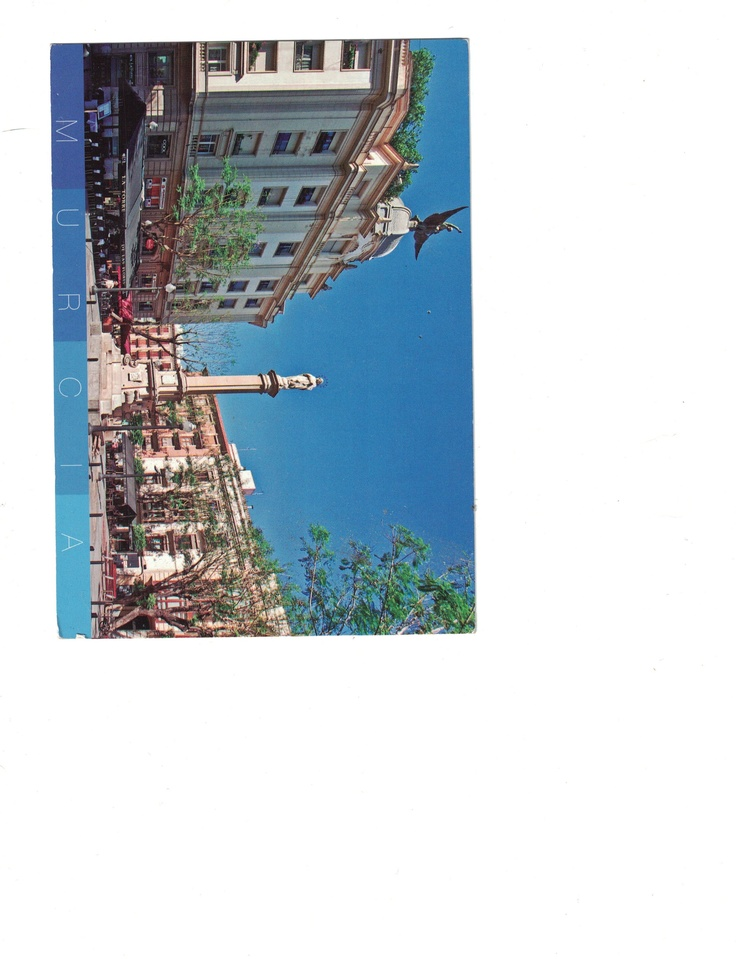
#> input picture imgs-test/middle.JPG, 736 x 959 px, shrunk from 2480 x 3231 before the run, found by its file name
$ jupyter execute pipline.ipynb
#> lines starting #> are read from the running program, lines starting #| are printed output that depends on the picture; after the words box and inside, x2 and y2 are one past the last pixel; in counts of white or black regions, pixels touching at a corner belong together; long printed decimals are rounded
[cell 1]
from pathlib import Path
import statistics

import cv2 as cv
import matplotlib.pyplot as plt
import numpy as np

[cell 2]
img_path = Path().resolve().parent / 'imgs' / 'middle.JPG'
img_path.is_file()

[cell 3]
def img_import(file_path: str) -> tuple:
    #OpenCV uses BGR not RGB
    img = cv.imread(str(img_path), 1)
#> img is the input picture: shape (959, 736, 3); mean B, G, R 212, 206.1, 197.8
    img_gray = cv.cvtColor(img, cv.COLOR_BGR2GRAY)
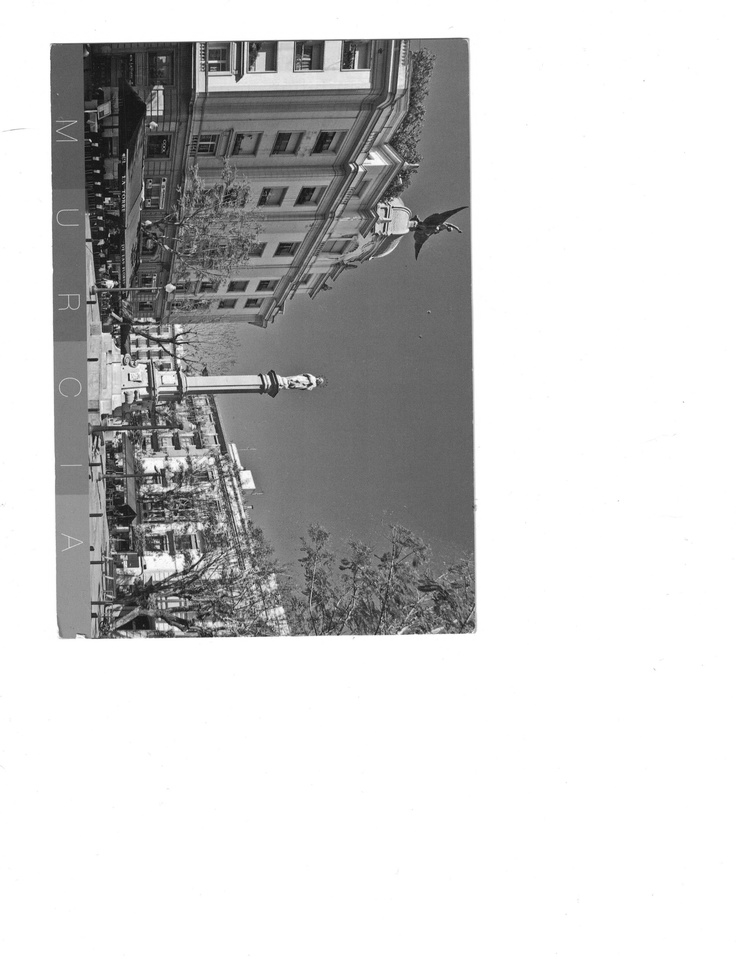
#> img_gray: shape (959, 736); min 4, max 255, mean 204.3
    return (img, img_gray)

def img_show(img: np.ndarray) -> None:
    plt.figure(figsize=(20,10))
    if len(img.shape) == 2:
        plt.imshow(img, cmap="gray")
    else:
        plt.imshow(img[...,::-1])

def get_contours(img: np.ndarray) -> np.ndarray:
    if len(img.shape) > 2:
        raise ValueError('Length of img.shape is greater than 2.\nImage must be a 2D numpy.ndarray.\nTry converting to grayscale?')

    ret, thresh = cv.threshold(img, 127, 255, 0)
    contours, hierarchy = cv.findContours(thresh, cv.RETR_TREE, cv.CHAIN_APPROX_SIMPLE)
    return contours, hierarchy

def get_photo_contour(contours: tuple, hierarchy: np.ndarray) -> np.ndarray:
    photos = []
    for idx, val in enumerate(hierarchy[0]):
        _next, _prev, _child, _parent = val
        if _next == -1 and _parent == 0 and _child != -1:
            photos.append(contours[idx])

    # TODO - Add code to handle if there are multiple photos in a single img/scan
    if len(photos) > 1:
        print('photos length is greater than 1.... possibly more than one photo? multiple photos code not implimented yet')
        return
    else:
        return photos

def deskew(img: np.ndarray, photo_contour: np.ndarray) -> np.ndarray:
    rect = cv.minAreaRect(photo_contour[0])
    angle = rect[-1]
    h, w = img.shape[:2]
    center = (w / 2, h / 2)
    M = cv.getRotationMatrix2D(center, angle-360, 1.0)
    deskewed = cv.warpAffine(img, M, (h, w))
    return deskewed

def get_photo_boundies(photo_contour: np.ndarray):
    rect = cv.minAreaRect(photo_contour[0])
    print(rect)
    print(type(rect))
    angle = rect[-1]
    box = np.int0(cv.boxPoints(rect))
    return box

def crop_rect(img: np.ndarray, rect: tuple) -> np.ndarray:
    center, size, angle = rect
    print(angle)
    center, size = tuple(map(int, center)), tuple(map(int, size))
    # height, width = img.shape[:2]
    height, width = (img.shape[1], img.shape[0])

    if width < height:
        angle -= 90
        width, height = height, width

    M = cv.getRotationMatrix2D(center, angle, 1)
    img_rot = cv.warpAffine(img, M, (width, height))
    img = cv.getRectSubPix(img_rot, size, center)

    # return img_crop, img_rot
    x = int(center[0] - width // 2)
    y = int(center[1] - height // 2)

    print(f'{x}:{x + height}, {y}:{y + width}')

    img = img[y : y + height, x : x + width]
    return img, img_rot

def add_border(img: np.ndarray) -> np.ndarray:
    row, col = img.shape[:2]
#> row = 959; col = 736
    bottom = img[row-2:row, 0:col]
    mean = cv.mean(bottom)[0]
#> mean = 255

    bordersize = 500
    border = cv.copyMakeBorder(
        img,
        top=bordersize,
        bottom=bordersize,
        left=bordersize,
        right=bordersize,
        borderType=cv.BORDER_CONSTANT,
        value=[mean, mean, mean]
    )
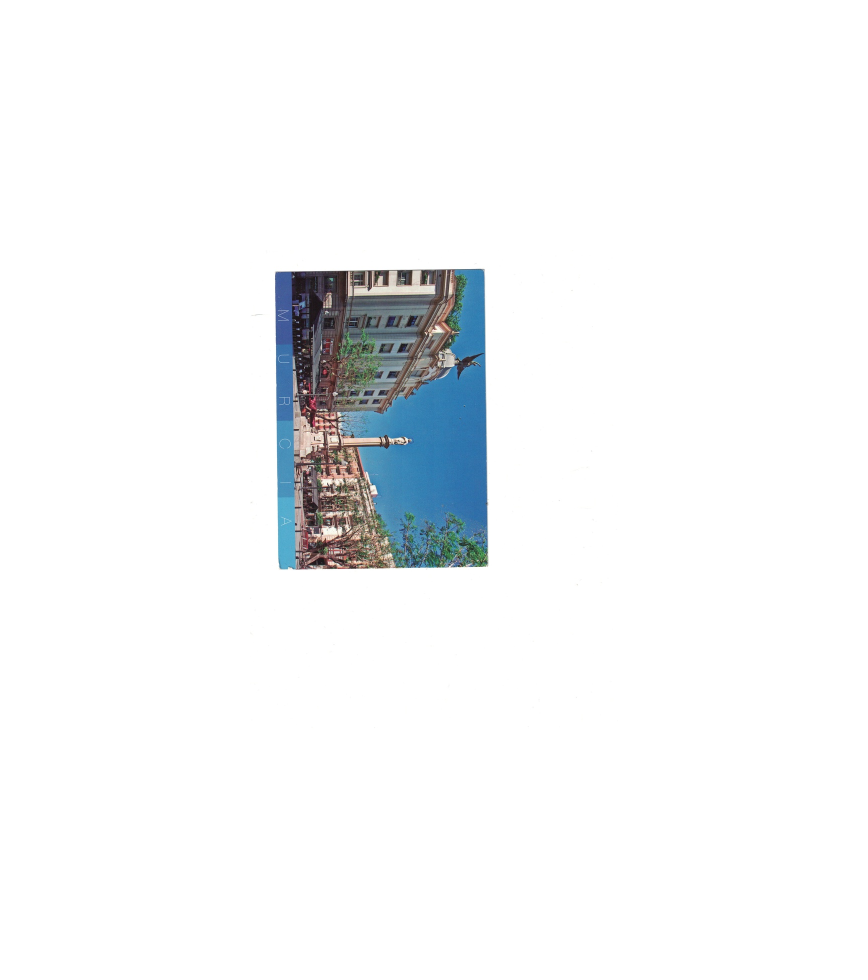
#> border: shape (1959, 1736, 3) (shown at 1/2 size); mean B, G, R 246.1, 244.8, 243.1
    return border

[cell 4]
img, img_gray = img_import(img_path)
with_border = add_border(img)
# img_gray = cv.cvtColor(with_border, cv.COLOR_BGR2GRAY)
contours, hierarchy = get_contours(img_gray)
#> in get_contours, `ret, thresh = cv.threshold(img, 127, 255, 0)`:
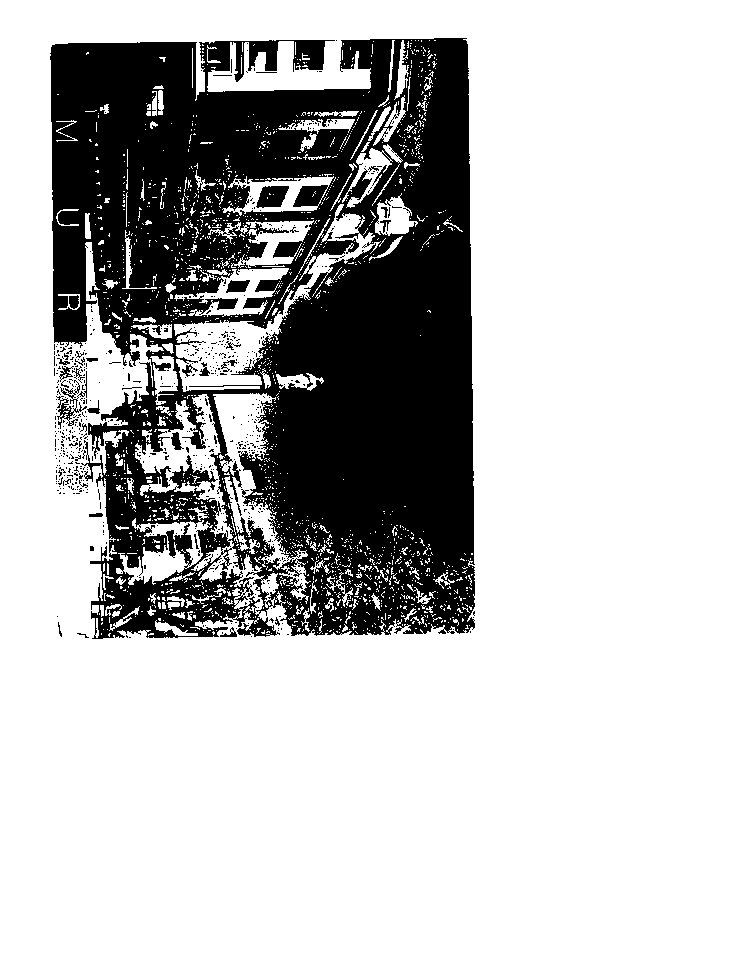
#> thresh: shape (959, 736); 74.2% white; 668 black regions (636 under 20 px)
#> in get_contours, `contours, hierarchy = cv.findContours(thresh, cv.RETR_TREE, cv.CHAIN_A..`: contours = 3048 contours, 2886 with area under 20; largest, box (x1, y1, x2, y2) and area: (0, 0, 736, 959) 704130, (49, 37, 476, 640) 218796, (174, 204, 381, 392) 6935, (213, 393, 311, 604) 4865, (116, 518, 213, 585) 2715
photo = get_photo_contour(contours, hierarchy)
#> the loop in get_photo_contour, `for idx, val in enumerate(hierarchy[0]):` made 3048 passes
#> val on passes 1 to 3: [-1, -1, 1, -1], [2, -1, -1, 0], [3, 1, -1, 0]
#> after the loop in get_photo_contour, `for idx, val in enumerate(hierarchy[0]):`: photos = 1 contour; box (x1, y1, x2, y2) and area: (49, 37, 476, 640) 218796
#> photo has the same summary as photos in get_photo_contour
rect = cv.minAreaRect(photo[0])
#> rect = ((262.3, 338), (420.2, 597.8), -0.725)
img_crop, img_rot = crop_rect(img, rect)
#> in crop_rect, `center, size, angle = rect`: center = (262.3, 338); size = (420.2, 597.8); angle = -0.725
#| -0.7252
#> in crop_rect, `center, size = tuple(map(int, center)), tuple(map(int, size))`: center = (262, 338); size = (420, 597)
#> in crop_rect, `M = cv.getRotationMatrix2D(center, angle, 1)`: M = [[1, -0.0127, 4.3], [0.0127, 1, -3.29]]
#> in crop_rect, `img_rot = cv.warpAffine(img, M, (width, height))`:
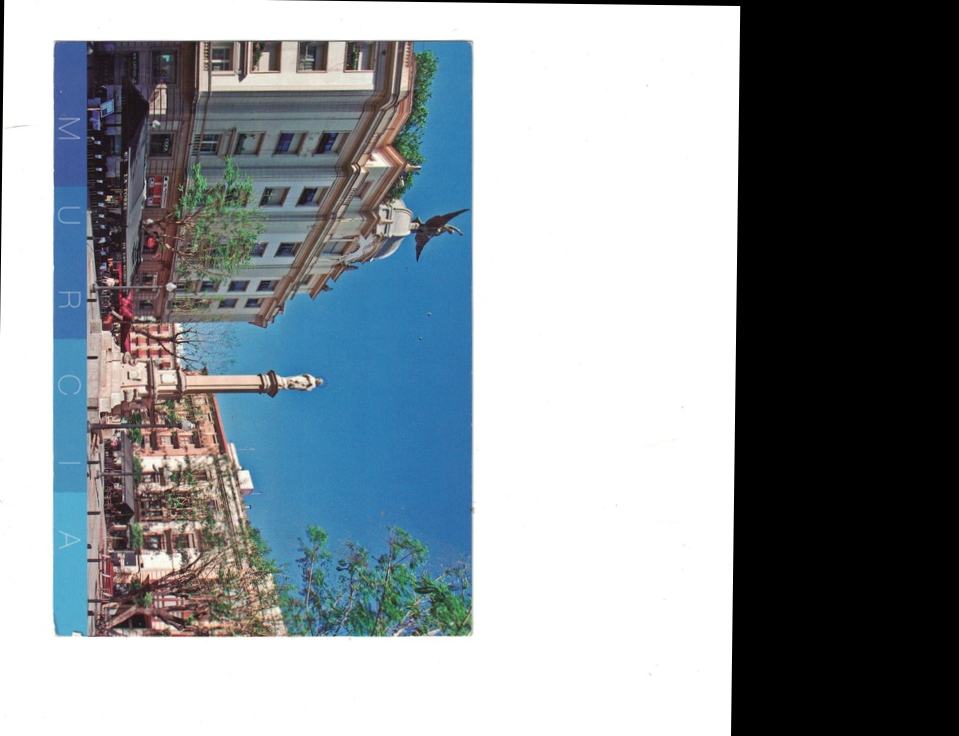
#> img_rot: shape (736, 959, 3); mean B, G, R 151.8, 145.9, 137.6
#> in crop_rect, `img = cv.getRectSubPix(img_rot, size, center)`:
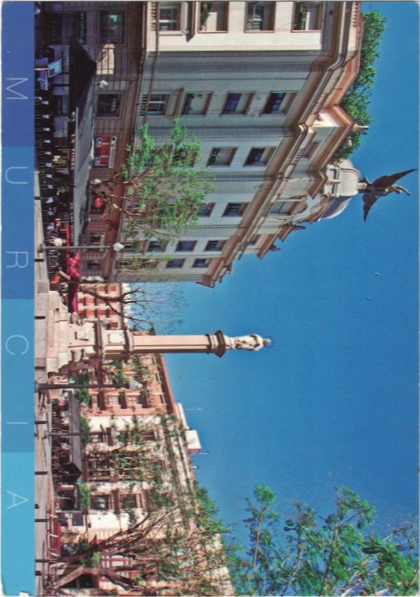
#> img: shape (597, 420, 3); mean B, G, R 134.4, 117.8, 94.5
#> in crop_rect, `x = int(center[0] - width // 2)`: x = -217
#> in crop_rect, `y = int(center[1] - height // 2)`: y = -30
#| -217:519, -30:929
#> in crop_rect, `img = img[y : y + height, x : x + width]`:
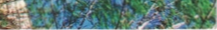
#> img: shape (30, 217, 3); mean B, G, R 115.8, 123.3, 95.1

[cell 5]
fig, ax = plt.subplots(nrows=1, ncols=4, figsize=(24, 12))

ax[0].imshow(img[...,::-1])
ax[0].set_title('original', fontsize=20)

ax[1].imshow(with_border[...,::-1])
ax[1].set_title('with border', fontsize=20)

ax[2].imshow(img_rot[...,::-1])
ax[2].set_title('rotated', fontsize=20)

ax[3].imshow(img_crop[...,::-1])
ax[3].set_title('cropped', fontsize=20)

fig.tight_layout()
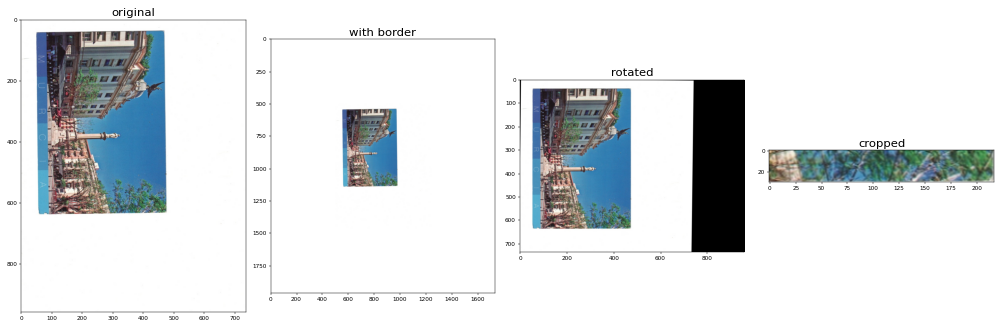
#> figure drawn by matplotlib, 4 panels

$ run again, with imgs-test/crooked.JPG copied over imgs-test/middle.JPG
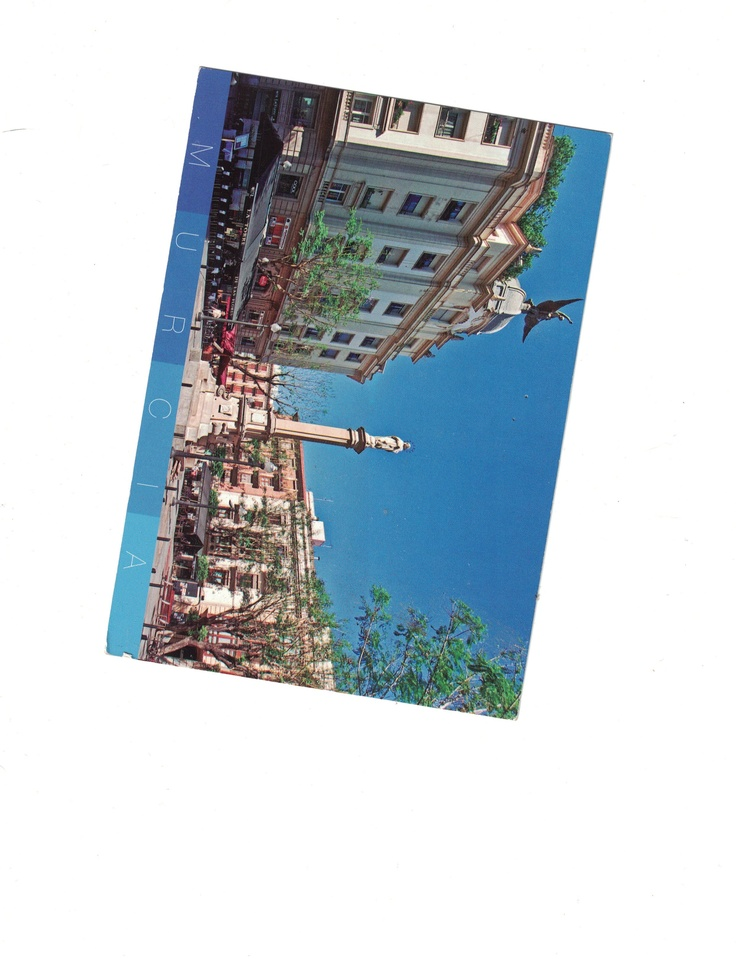
#> input picture imgs-test/crooked.JPG, 736 x 959 px, shrunk from 2480 x 3231 before the run, found by its file name
#> in img_import, img is the input picture: shape (959, 736, 3); mean B, G, R 212.1, 206.3, 197.8
#> mean = 255
#> in get_contours, `ret, thresh = cv.threshold(img, 127, 255, 0)`:
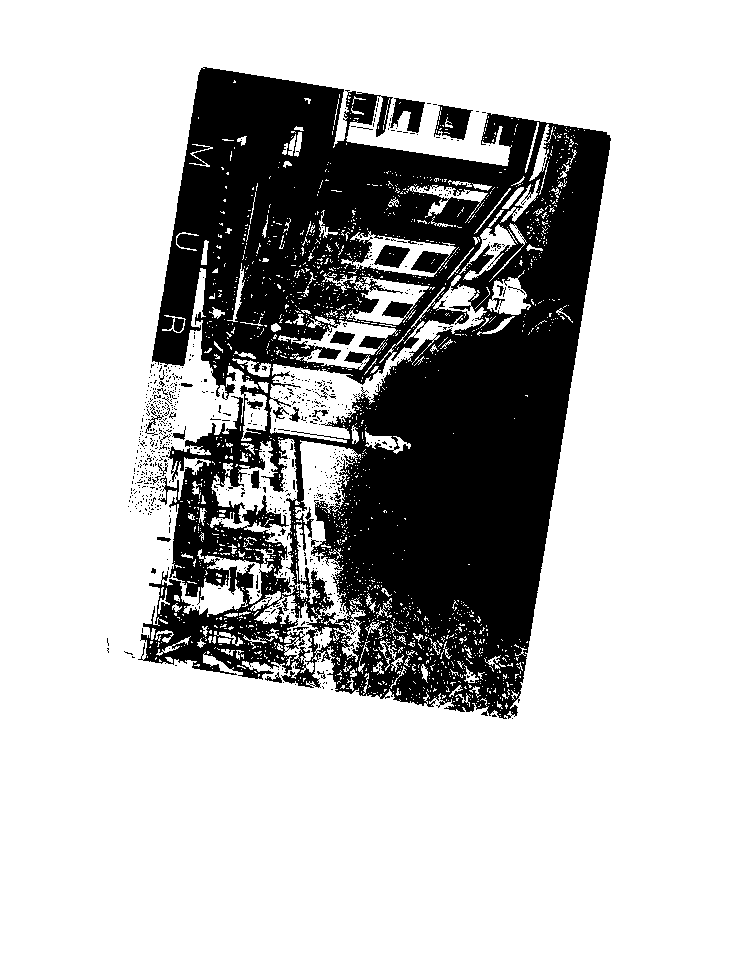
#> thresh: shape (959, 736); 74.3% white; 757 black regions (723 under 20 px)
#> in get_contours, `contours, hierarchy = cv.findContours(thresh, cv.RETR_TREE, cv.CHAIN_A..`: contours = 3263 contours, 3115 with area under 20; largest, box (x1, y1, x2, y2) and area: (0, 0, 736, 959) 704130, (140, 66, 612, 720) 220644, (269, 275, 487, 443) 7341, (250, 440, 366, 673) 6600, (210, 438, 308, 599) 4694
#> the loop in get_photo_contour, `for idx, val in enumerate(hierarchy[0]):` made 3263 passes
#> val on passes 1 to 3: [-1, -1, 1, -1], [2, -1, -1, 0], [3, 1, -1, 0]
#> after the loop in get_photo_contour, `for idx, val in enumerate(hierarchy[0]):`: photos = 1 contour; box (x1, y1, x2, y2) and area: (140, 66, 612, 720) 220644
#> photo has the same summary as photos in get_photo_contour
#> rect = ((357.8, 393.1), (597.8, 420), -80.81)
#> in crop_rect, `center, size, angle = rect`: center = (357.8, 393.1); size = (597.8, 420); angle = -80.81
#| -80.809
#> in crop_rect, `center, size = tuple(map(int, center)), tuple(map(int, size))`: center = (357, 393); size = (597, 420)
#> M = [[0.16, -0.987, 687.9], [0.987, 0.16, -22.19]]
#> x = -122
#> y = 25
#| -122:614, 25:984
#> `[cell 5] fig, ax = plt.subplots(nrows=1, ncols=4, figsize=(24, 12))  a..`:
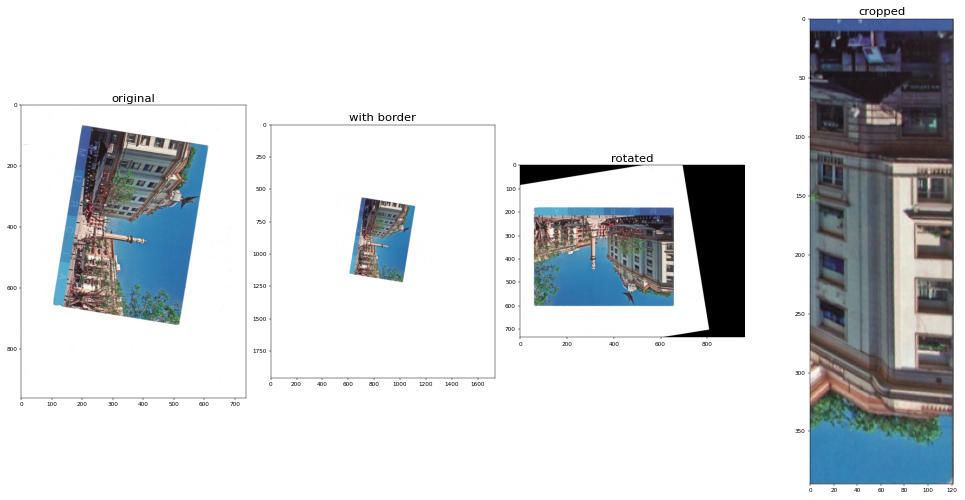
#> figure drawn by matplotlib, 4 panels
